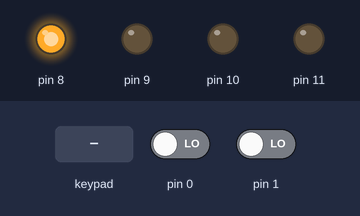
This sketch was run on a simulated Arduino Uno, built with avr-gcc and run on an emulated ATmega328P. On the bench: output pins drawn as LEDs (lit = HIGH). Wiring (inferred from the signals the program sends): 4×4 keypad with keys 1 2 3 A 4 5 6 B 7 8 9 C * 0 # D (labels assumed): rows pin 2, pin 3, pin 14, pin 15; columns pin 4, pin 5, pin 6, pin 7. Inputs (shaded band) come from the test bench; at power-on: pin 0 LOW, pin 1 LOW.

Above: at 0.8 s.
0.9 s: key '1' pressed
At 1.53 s:
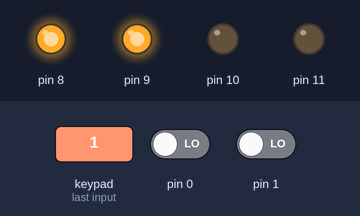
3.9 s: keypad keys 1 2 3 4 A pressed 0.4 s apart
7.4 s: key '2' pressed
10.4 s: key 'A' pressed
Timing chart, 0 to 12.9 s (numbered marks = the images above; inputs shaded):
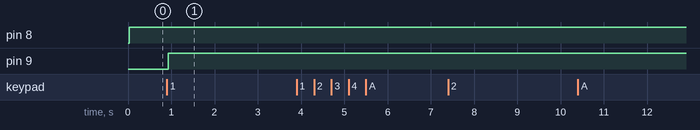

The sketch:

Lab3.ino
```cpp
/*
 * main.c
 *
 * Created: 10/29/2025 10:35:46 PM
 *  Author: Ashton Dudley
 */

# define F_CPU 16000000

#include <avr/io.h>
#include <util/delay.h>


int on_when_pressed(void) {

    // Set port D7 to OUTPUT
    // Set port B4 to INPUT
    DDRD |= (1 << PORTD7);
    DDRB &= ~(1 << PORTB4);
    PORTD = 0x00; // ??

    // Turn on PORT B4 Pull up
    PORTB |= (1 << PORTB4);

    while (1) {
        if (!(PINB & (1 << PORTB4))) {
            PORTD = (1 << PORTD7);
        }
        else {
            PORTD &= ~(1 << 7);   // Turn off PORT D7
        }
    }
    return 0;
}


int toggle_when_pressed(void) {

    DDRD |= 1 << 7;     // D7 -> Output
    DDRB &= ~(1 << 4);  // Clears B4 to input
    PORTB = 1 << 4;     // Set PINB4 to turn on pull-up resistor

    unsigned char ledstate = 1;
    unsigned char buttonstate = 0;
    unsigned char lastbuttonstate = 0;
    unsigned char tempbuttonstate = 0;

    while (1) {

        // No debounce
        //buttonstate = PINB & (1<<4);

        //Debounce
        tempbuttonstate = PINB & (1<<4);
        _delay_ms(20);
        if ((PINB & (1<<4)) == tempbuttonstate) {
            buttonstate = tempbuttonstate;
        }


        if ((buttonstate != lastbuttonstate) && (buttonstate == 0)) {
            ledstate ^= 1;
        }

        lastbuttonstate = buttonstate;

        if(ledstate) {
            PORTD |= (1 << 7);
        } else {
            PORTD &= ~(1 << 7);
        }

    }
}

unsigned char read_button(unsigned char row, unsigned char col) {
    unsigned char buttonState = 0;

    PORTD = 0xF0;

    if (row < 2) {
        DDRC |= 1 << row;
    } else {
        DDRD |= 1 << row;
    }

    _delay_us(10);

    if ((PIND & (1<<(col+4))) == 0) {
        _delay_ms(20);
        if ((PIND & (1<<(col+4))) == 0) {
            buttonState = 1;
        }
    }

    if (row < 2) {
        DDRC &= ~(1<<row); // this was a * which made the lights flash in order
    } else {
        DDRD &= ~(1<<row);
    }
    return buttonState;
}

void set_led(unsigned char lednum) {
    switch (lednum) {
        case 0:
            DDRB = 1<<0 | 1<<2;
            PORTB = 1<<0;
            break;
        case 1:
            DDRB = 1<<1 | 1<<2;
            PORTB = 1<<1;
            break;
        case 2:
            DDRB = 1<<0 | 1<<3;
            PORTB = 1<<0;
            break;
        case 3:
            DDRB = 1<<1 | 1<<3;
            PORTB = 1<<1;
            break;
        default:
            break;
    }
}

unsigned char decode_buttons(void) {
    unsigned char row, col;
    unsigned char button = 0x0ff;

    for (row = 0; row < 4; row++) {
        for (col = 0; col < 4; col++) {
            if (read_button(row, col)) {
                button = row | (col << 4);
            }
        }
    }
        switch(button) {
        case (0<<4) | 0: return 0x0F;
        case (0<<4) | 1: return 0x0E;
        case (0<<4) | 2: return 0x0D;
        case (0<<4) | 3: return 0x0C;
        case (1<<4) | 0: return 0x0B;
        case (1<<4) | 1: return 0x0A;
        case (1<<4) | 2: return 0x09;
        case (1<<4) | 3: return 0x08;
        case (2<<4) | 0: return 0x07;
        case (2<<4) | 1: return 0x06;
        case (2<<4) | 2: return 0x05;
        case (2<<4) | 3: return 0x04;
        case (3<<4) | 0: return 0x03;
        case (3<<4) | 1: return 0x02;
        case (3<<4) | 2: return 0x01;
        case (3<<4) | 3: return 0x00;
        default: return 0xFF;
    }
}

int main(void) {

    unsigned char button, tempbutton;

    while(1) {

        tempbutton = decode_buttons();

        if (tempbutton != 0xFF) {
            button = tempbutton;
        } else {
            _delay_ms(30);
        }

        switch (button) {
            case 0x00: // Button 0
                set_led(0);
                break;
            case 0x01: // Button 1
                set_led(1);
                break;
            case 0x02: // Button 2
                set_led(2);
                break;
            case 0x03: // Button 3
                set_led(3);
                break;
            case 0x04: // Button 4
                set_led(0);
                _delay_ms(100);
                set_led(1);
                break;
            case 0x05: // Button 5
                set_led(2);
                _delay_ms(100);
                set_led(3);
                break;
            case 0x06: // Button 6
                set_led(1);
                _delay_ms(100);
                set_led(0);
                break;
            case 0x07: // Button 7
                set_led(3);
                _delay_ms(50);
                set_led(2);
                break;
            case 0x08: // Button 8
                set_led(0);
                _delay_ms(50);
                set_led(1);
                _delay_ms(50);
                set_led(2);
                _delay_ms(50);
                set_led(3);
                break;
            case 0x09: // Button 9
                set_led(3);
                _delay_ms(50);
                set_led(2);
                _delay_ms(50);
                set_led(1);
                _delay_ms(50);
                set_led(0);
                break;
            case 0x0A: // Button 10
                set_led(0);
                _delay_ms(100);
                set_led(2);
                break;
            case 0x0B: // Button 11
                set_led(1);
                _delay_ms(100);
                set_led(3);
                break;
            case 0x0C: // Button 12
                set_led(0);
                _delay_ms(100);
                set_led(1);
                _delay_ms(100);
                set_led(2);
                _delay_ms(100);
                set_led(3);
                break;
            case 0x0D: // Button 13
                set_led(3);
                _delay_ms(100);
                set_led(2);
                _delay_ms(100);
                set_led(1);
                _delay_ms(100);
                set_led(0);
                break;
            case 0x0E: // Button 14
                set_led(0);
                _delay_ms(50);
                set_led(1);
                _delay_ms(50);
                set_led(2);
                _delay_ms(50);
                set_led(3);
                break;
            case 0x0F: // Button 15
                // Toggle all LEDs rapidly
                for (int i = 0; i < 4; i++) {
                    set_led(i);
                    _delay_ms(100);
                }
                break;
            default:
                break;
        }
    }
}


/*

# TODOs

- [ ] LED turns on/off when button pressed (ON WHEN LOW)
- [ ] LED toggles when button pressed (TOGGLE WHEN LOW)

*/
```

Measured:
- after the input at 0.9 s, pin 9: LOW → HIGH at once
